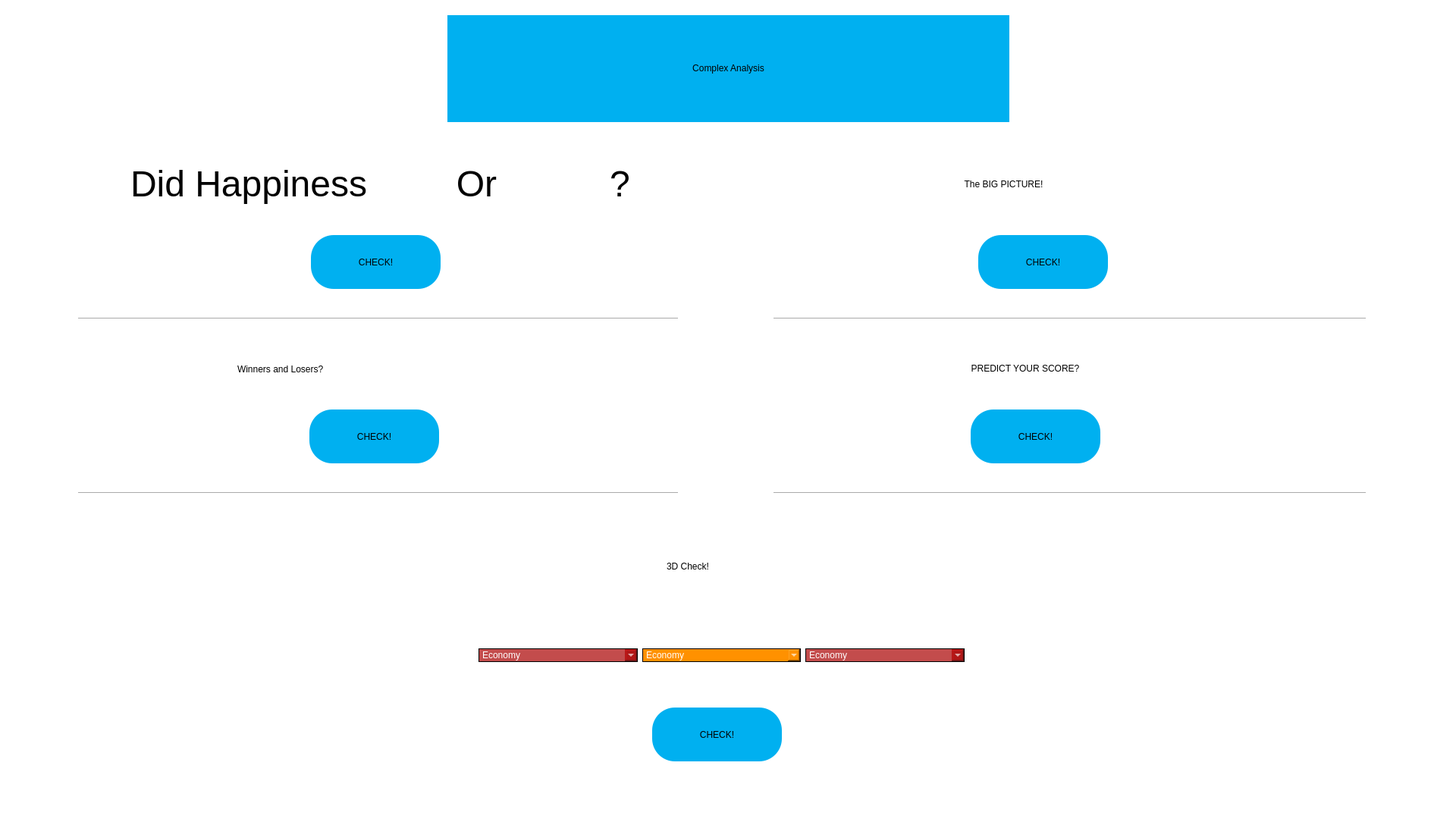
<?xml version="1.0" encoding="UTF-8"?>
<ui version="4.0">
 <class>AdvancedGraphs</class>
 <widget class="QMainWindow" name="AdvancedGraphs">
  <property name="geometry">
   <rect>
    <x>0</x>
    <y>0</y>
    <width>1920</width>
    <height>1080</height>
   </rect>
  </property>
  <property name="minimumSize">
   <size>
    <width>1920</width>
    <height>1080</height>
   </size>
  </property>
  <property name="maximumSize">
   <size>
    <width>1920</width>
    <height>1080</height>
   </size>
  </property>
  <property name="windowTitle">
   <string>Advanced Graphs</string>
  </property>
  <property name="styleSheet">
   <string notr="true">background-color: rgb(255, 255, 255);</string>
  </property>
  <widget class="QWidget" name="centralwidget">
   <widget class="QLabel" name="label">
    <property name="geometry">
     <rect>
      <x>1350</x>
      <y>640</y>
      <width>551</width>
      <height>391</height>
     </rect>
    </property>
    <property name="text">
     <string/>
    </property>
    <property name="pixmap">
     <pixmap>../Images/analytics-1925495_1920.png</pixmap>
    </property>
    <property name="scaledContents">
     <bool>true</bool>
    </property>
   </widget>
   <widget class="QLabel" name="label_2">
    <property name="geometry">
     <rect>
      <x>40</x>
      <y>720</y>
      <width>311</width>
      <height>281</height>
     </rect>
    </property>
    <property name="text">
     <string/>
    </property>
    <property name="pixmap">
     <pixmap>../Images/3d.png</pixmap>
    </property>
    <property name="scaledContents">
     <bool>true</bool>
    </property>
   </widget>
   <widget class="QLabel" name="label_3">
    <property name="geometry">
     <rect>
      <x>590</x>
      <y>20</y>
      <width>741</width>
      <height>141</height>
     </rect>
    </property>
    <property name="styleSheet">
     <string notr="true">font: 72pt &quot;Kokila&quot;;
background-color: rgb(0, 176, 240);
</string>
    </property>
    <property name="text">
     <string>&lt;html&gt;&lt;head/&gt;&lt;body&gt;&lt;p align=&quot;center&quot;&gt;Complex Analysis&lt;/p&gt;&lt;/body&gt;&lt;/html&gt;</string>
    </property>
   </widget>
   <widget class="QWidget" name="horizontalLayoutWidget">
    <property name="geometry">
     <rect>
      <x>172</x>
      <y>196</y>
      <width>691</width>
      <height>93</height>
     </rect>
    </property>
    <layout class="QHBoxLayout" name="horizontalLayout">
     <item>
      <widget class="QLabel" name="label_4">
       <property name="maximumSize">
        <size>
         <width>495</width>
         <height>91</height>
        </size>
       </property>
       <property name="styleSheet">
        <string notr="true">font: 24pt &quot;Kokila&quot;;</string>
       </property>
       <property name="text">
        <string>&lt;html&gt;&lt;head/&gt;&lt;body&gt;&lt;p&gt;&lt;span style=&quot; font-size:36pt;&quot;&gt;Did Happiness&lt;/span&gt;&lt;/p&gt;&lt;/body&gt;&lt;/html&gt;</string>
       </property>
      </widget>
     </item>
     <item>
      <widget class="QLabel" name="label_5">
       <property name="maximumSize">
        <size>
         <width>91</width>
         <height>91</height>
        </size>
       </property>
       <property name="text">
        <string/>
       </property>
       <property name="pixmap">
        <pixmap>../Images/growth.png</pixmap>
       </property>
       <property name="scaledContents">
        <bool>true</bool>
       </property>
      </widget>
     </item>
     <item>
      <widget class="QLabel" name="label_7">
       <property name="minimumSize">
        <size>
         <width>91</width>
         <height>91</height>
        </size>
       </property>
       <property name="maximumSize">
        <size>
         <width>91</width>
         <height>91</height>
        </size>
       </property>
       <property name="styleSheet">
        <string notr="true">font: 24pt &quot;Kokila&quot;;</string>
       </property>
       <property name="text">
        <string>&lt;html&gt;&lt;head/&gt;&lt;body&gt;&lt;p align=&quot;center&quot;&gt;&lt;span style=&quot; font-size:36pt;&quot;&gt;Or&lt;/span&gt;&lt;/p&gt;&lt;/body&gt;&lt;/html&gt;</string>
       </property>
      </widget>
     </item>
     <item>
      <widget class="QLabel" name="label_6">
       <property name="maximumSize">
        <size>
         <width>91</width>
         <height>91</height>
        </size>
       </property>
       <property name="text">
        <string/>
       </property>
       <property name="pixmap">
        <pixmap>../Images/decreasing.png</pixmap>
       </property>
       <property name="scaledContents">
        <bool>true</bool>
       </property>
      </widget>
     </item>
     <item>
      <widget class="QLabel" name="label_9">
       <property name="minimumSize">
        <size>
         <width>91</width>
         <height>91</height>
        </size>
       </property>
       <property name="maximumSize">
        <size>
         <width>91</width>
         <height>91</height>
        </size>
       </property>
       <property name="styleSheet">
        <string notr="true">font: 24pt &quot;Kokila&quot;;</string>
       </property>
       <property name="text">
        <string>&lt;html&gt;&lt;head/&gt;&lt;body&gt;&lt;p align=&quot;center&quot;&gt;&lt;span style=&quot; font-size:36pt;&quot;&gt;?&lt;/span&gt;&lt;/p&gt;&lt;/body&gt;&lt;/html&gt;</string>
       </property>
      </widget>
     </item>
    </layout>
   </widget>
   <widget class="QPushButton" name="Mean">
    <property name="geometry">
     <rect>
      <x>410</x>
      <y>310</y>
      <width>171</width>
      <height>71</height>
     </rect>
    </property>
    <property name="styleSheet">
     <string notr="true">background-color: rgb(0, 176, 240);
font: 75 22pt &quot;Kokila&quot;;
border-radius : 30px
</string>
    </property>
    <property name="text">
     <string>CHECK!</string>
    </property>
   </widget>
   <widget class="Line" name="line">
    <property name="geometry">
     <rect>
      <x>103</x>
      <y>410</y>
      <width>791</width>
      <height>20</height>
     </rect>
    </property>
    <property name="orientation">
     <enum>Qt::Horizontal</enum>
    </property>
   </widget>
   <widget class="QPushButton" name="MaxMin">
    <property name="geometry">
     <rect>
      <x>408</x>
      <y>540</y>
      <width>171</width>
      <height>71</height>
     </rect>
    </property>
    <property name="styleSheet">
     <string notr="true">background-color: rgb(0, 176, 240);
font: 75 22pt &quot;Kokila&quot;;
border-radius : 30px
</string>
    </property>
    <property name="text">
     <string>CHECK!</string>
    </property>
   </widget>
   <widget class="Line" name="line_2">
    <property name="geometry">
     <rect>
      <x>103</x>
      <y>640</y>
      <width>791</width>
      <height>20</height>
     </rect>
    </property>
    <property name="orientation">
     <enum>Qt::Horizontal</enum>
    </property>
   </widget>
   <widget class="QPushButton" name="ThreeD">
    <property name="geometry">
     <rect>
      <x>860</x>
      <y>933</y>
      <width>171</width>
      <height>71</height>
     </rect>
    </property>
    <property name="styleSheet">
     <string notr="true">background-color: rgb(0, 176, 240);
font: 75 22pt &quot;Kokila&quot;;
border-radius : 30px
</string>
    </property>
    <property name="text">
     <string>CHECK!</string>
    </property>
   </widget>
   <widget class="QWidget" name="horizontalLayoutWidget_2">
    <property name="geometry">
     <rect>
      <x>216</x>
      <y>440</y>
      <width>590</width>
      <height>93</height>
     </rect>
    </property>
    <layout class="QHBoxLayout" name="horizontalLayout_2">
     <item>
      <widget class="QLabel" name="label_12">
       <property name="minimumSize">
        <size>
         <width>91</width>
         <height>91</height>
        </size>
       </property>
       <property name="maximumSize">
        <size>
         <width>91</width>
         <height>91</height>
        </size>
       </property>
       <property name="text">
        <string/>
       </property>
       <property name="pixmap">
        <pixmap>../Images/rank.png</pixmap>
       </property>
       <property name="scaledContents">
        <bool>true</bool>
       </property>
      </widget>
     </item>
     <item>
      <widget class="QLabel" name="label_8">
       <property name="styleSheet">
        <string notr="true">font: 36pt &quot;Kokila&quot;;</string>
       </property>
       <property name="text">
        <string>Winners and Losers?</string>
       </property>
      </widget>
     </item>
     <item>
      <widget class="QLabel" name="label_11">
       <property name="maximumSize">
        <size>
         <width>91</width>
         <height>91</height>
        </size>
       </property>
       <property name="text">
        <string/>
       </property>
       <property name="pixmap">
        <pixmap>../Images/iconfinder_trophy_1054950.png</pixmap>
       </property>
       <property name="scaledContents">
        <bool>true</bool>
       </property>
      </widget>
     </item>
    </layout>
   </widget>
   <widget class="QWidget" name="horizontalLayoutWidget_3">
    <property name="geometry">
     <rect>
      <x>800</x>
      <y>700</y>
      <width>311</width>
      <height>95</height>
     </rect>
    </property>
    <layout class="QHBoxLayout" name="horizontalLayout_3">
     <item>
      <widget class="QLabel" name="label_10">
       <property name="styleSheet">
        <string notr="true">font: 36pt &quot;Kokila&quot;;</string>
       </property>
       <property name="text">
        <string>&lt;html&gt;&lt;head/&gt;&lt;body&gt;&lt;p align=&quot;center&quot;&gt;3D Check!&lt;/p&gt;&lt;/body&gt;&lt;/html&gt;</string>
       </property>
      </widget>
     </item>
     <item>
      <widget class="QLabel" name="label_13">
       <property name="minimumSize">
        <size>
         <width>91</width>
         <height>91</height>
        </size>
       </property>
       <property name="maximumSize">
        <size>
         <width>91</width>
         <height>91</height>
        </size>
       </property>
       <property name="text">
        <string/>
       </property>
       <property name="pixmap">
        <pixmap>../Images/3d (1).png</pixmap>
       </property>
       <property name="scaledContents">
        <bool>true</bool>
       </property>
      </widget>
     </item>
    </layout>
   </widget>
   <widget class="QWidget" name="horizontalLayoutWidget_4">
    <property name="geometry">
     <rect>
      <x>1130</x>
      <y>196</y>
      <width>484</width>
      <height>95</height>
     </rect>
    </property>
    <layout class="QHBoxLayout" name="horizontalLayout_7">
     <item>
      <widget class="QLabel" name="label_18">
       <property name="styleSheet">
        <string notr="true">font: 36pt &quot;Kokila&quot;;</string>
       </property>
       <property name="text">
        <string>&lt;html&gt;&lt;head/&gt;&lt;body&gt;&lt;p align=&quot;center&quot;&gt;The BIG PICTURE!&lt;/p&gt;&lt;/body&gt;&lt;/html&gt;</string>
       </property>
      </widget>
     </item>
     <item>
      <widget class="QLabel" name="label_19">
       <property name="minimumSize">
        <size>
         <width>91</width>
         <height>91</height>
        </size>
       </property>
       <property name="maximumSize">
        <size>
         <width>91</width>
         <height>91</height>
        </size>
       </property>
       <property name="text">
        <string/>
       </property>
       <property name="pixmap">
        <pixmap>../Images/worldwide.png</pixmap>
       </property>
       <property name="scaledContents">
        <bool>true</bool>
       </property>
      </widget>
     </item>
    </layout>
   </widget>
   <widget class="QPushButton" name="World">
    <property name="geometry">
     <rect>
      <x>1290</x>
      <y>310</y>
      <width>171</width>
      <height>71</height>
     </rect>
    </property>
    <property name="styleSheet">
     <string notr="true">background-color: rgb(0, 176, 240);
font: 75 22pt &quot;Kokila&quot;;
border-radius : 30px
</string>
    </property>
    <property name="text">
     <string>CHECK!</string>
    </property>
   </widget>
   <widget class="Line" name="line_3">
    <property name="geometry">
     <rect>
      <x>1020</x>
      <y>410</y>
      <width>781</width>
      <height>20</height>
     </rect>
    </property>
    <property name="orientation">
     <enum>Qt::Horizontal</enum>
    </property>
   </widget>
   <widget class="QWidget" name="horizontalLayoutWidget_5">
    <property name="geometry">
     <rect>
      <x>1090</x>
      <y>440</y>
      <width>621</width>
      <height>93</height>
     </rect>
    </property>
    <layout class="QHBoxLayout" name="horizontalLayout_8">
     <item>
      <widget class="QLabel" name="label_20">
       <property name="styleSheet">
        <string notr="true">font: 36pt &quot;Kokila&quot;;</string>
       </property>
       <property name="text">
        <string>&lt;html&gt;&lt;head/&gt;&lt;body&gt;&lt;p align=&quot;center&quot;&gt;PREDICT YOUR SCORE?&lt;/p&gt;&lt;/body&gt;&lt;/html&gt;</string>
       </property>
      </widget>
     </item>
     <item>
      <widget class="QLabel" name="label_21">
       <property name="minimumSize">
        <size>
         <width>91</width>
         <height>91</height>
        </size>
       </property>
       <property name="maximumSize">
        <size>
         <width>91</width>
         <height>91</height>
        </size>
       </property>
       <property name="text">
        <string/>
       </property>
       <property name="pixmap">
        <pixmap>../Images/dice.png</pixmap>
       </property>
       <property name="scaledContents">
        <bool>true</bool>
       </property>
      </widget>
     </item>
    </layout>
   </widget>
   <widget class="QPushButton" name="Predict">
    <property name="geometry">
     <rect>
      <x>1280</x>
      <y>540</y>
      <width>171</width>
      <height>71</height>
     </rect>
    </property>
    <property name="styleSheet">
     <string notr="true">background-color: rgb(0, 176, 240);
font: 75 22pt &quot;Kokila&quot;;
border-radius : 30px
</string>
    </property>
    <property name="text">
     <string>CHECK!</string>
    </property>
   </widget>
   <widget class="Line" name="line_4">
    <property name="geometry">
     <rect>
      <x>1020</x>
      <y>640</y>
      <width>781</width>
      <height>20</height>
     </rect>
    </property>
    <property name="orientation">
     <enum>Qt::Horizontal</enum>
    </property>
   </widget>
   <widget class="QWidget" name="">
    <property name="geometry">
     <rect>
      <x>631</x>
      <y>834</y>
      <width>641</width>
      <height>61</height>
     </rect>
    </property>
    <layout class="QHBoxLayout" name="horizontalLayout_6">
     <item>
      <widget class="QComboBox" name="Triple1">
       <property name="styleSheet">
        <string notr="true">background-color: rgb(170, 0, 0,70%);
font: 16pt &quot;Kokila&quot;;
color: rgb(255,255,255);
selection-background-color: rgb(0, 0, 0);
border : 1px solid black</string>
       </property>
       <item>
        <property name="text">
         <string>Economy</string>
        </property>
       </item>
       <item>
        <property name="text">
         <string>Family</string>
        </property>
       </item>
       <item>
        <property name="text">
         <string>Health</string>
        </property>
       </item>
       <item>
        <property name="text">
         <string>Freedom</string>
        </property>
       </item>
       <item>
        <property name="text">
         <string>Trust</string>
        </property>
       </item>
       <item>
        <property name="text">
         <string>Generosity</string>
        </property>
       </item>
      </widget>
     </item>
     <item>
      <widget class="QComboBox" name="Triple2">
       <property name="styleSheet">
        <string notr="true">background-color: rgb(255, 145, 0);
font: 16pt &quot;Kokila&quot;;
color: rgb(255,255,255);
selection-background-color: rgb(0, 0, 0);
border : 1px solid black</string>
       </property>
       <item>
        <property name="text">
         <string>Economy</string>
        </property>
       </item>
       <item>
        <property name="text">
         <string>Family</string>
        </property>
       </item>
       <item>
        <property name="text">
         <string>Health</string>
        </property>
       </item>
       <item>
        <property name="text">
         <string>Freedom</string>
        </property>
       </item>
       <item>
        <property name="text">
         <string>Trust</string>
        </property>
       </item>
       <item>
        <property name="text">
         <string>Generosity</string>
        </property>
       </item>
      </widget>
     </item>
     <item>
      <widget class="QComboBox" name="Triple3">
       <property name="styleSheet">
        <string notr="true">background-color: rgb(170, 0, 0,70%);
font: 16pt &quot;Kokila&quot;;
color: rgb(255,255,255);
selection-background-color: rgb(0, 0, 0);
border : 1px solid black</string>
       </property>
       <item>
        <property name="text">
         <string>Economy</string>
        </property>
       </item>
       <item>
        <property name="text">
         <string>Family</string>
        </property>
       </item>
       <item>
        <property name="text">
         <string>Health</string>
        </property>
       </item>
       <item>
        <property name="text">
         <string>Freedom</string>
        </property>
       </item>
       <item>
        <property name="text">
         <string>Trust</string>
        </property>
       </item>
       <item>
        <property name="text">
         <string>Generosity</string>
        </property>
       </item>
      </widget>
     </item>
    </layout>
   </widget>
  </widget>
  <widget class="QMenuBar" name="menubar">
   <property name="geometry">
    <rect>
     <x>0</x>
     <y>0</y>
     <width>1920</width>
     <height>26</height>
    </rect>
   </property>
  </widget>
  <widget class="QStatusBar" name="statusbar"/>
 </widget>
 <resources/>
 <connections/>
</ui>
